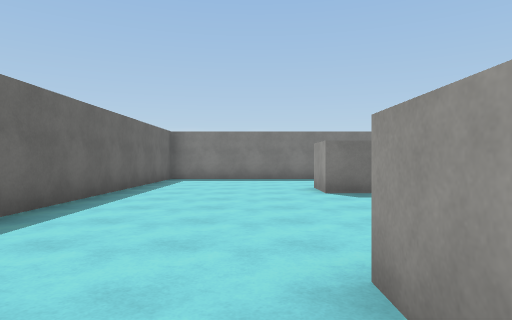
view 1 (above)

20 first-person views from a walk through a Unity game level. The camera is 1.3 m above the floor, looks level and sees 75° across. The floor is counted in squares, 2 m on a side. Each view is taken from the middle of a square. On the plan, view 1 faces up. The plan holds only what a view shows up to about 10 squares ahead; the rest is blank. The player is left out. Surface patterns are stand-ins for the level's own textures.

view 2
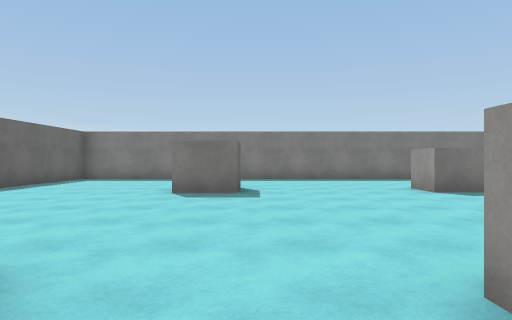

view 3
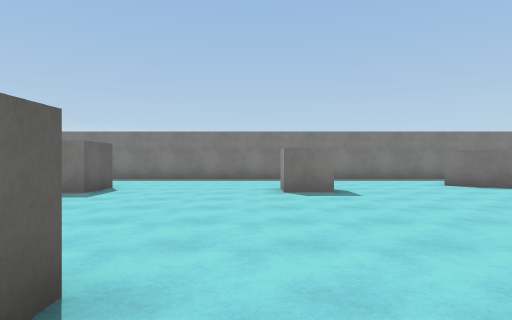

view 4
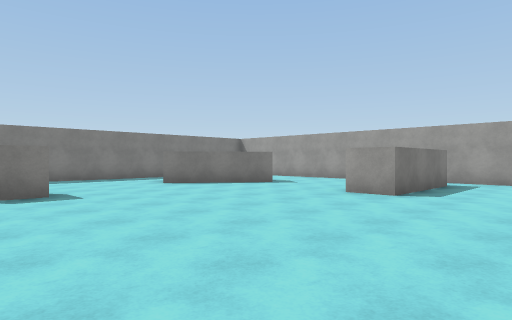

view 5
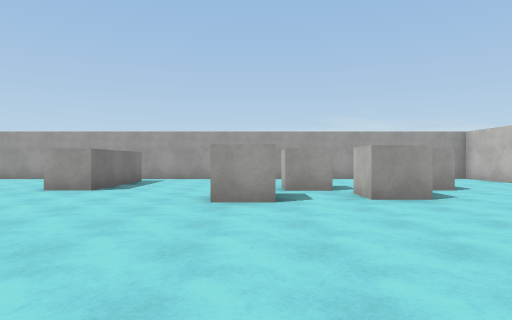

view 6
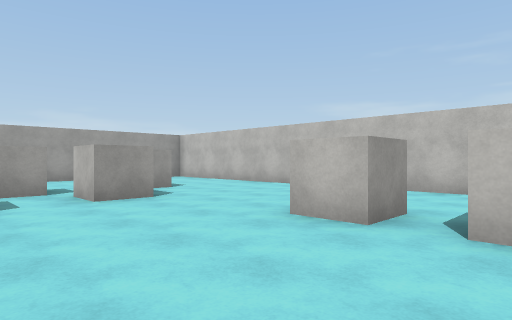

view 7
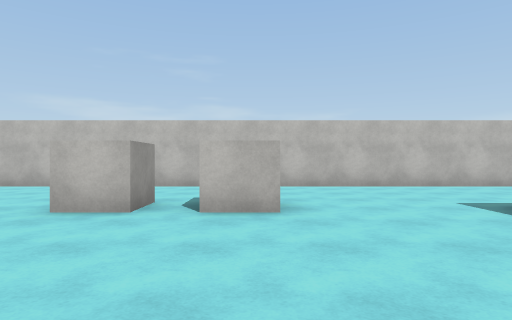

view 8
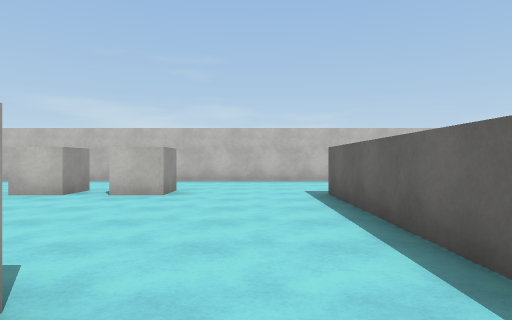

view 9
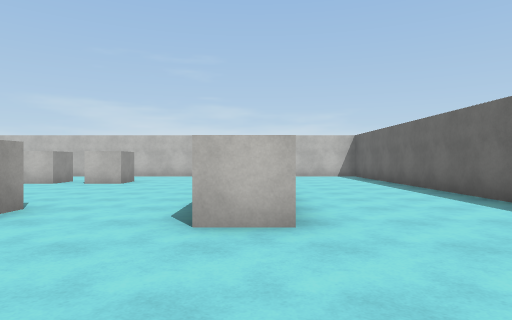

view 10
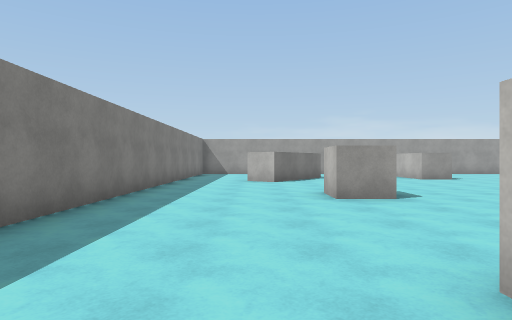

view 11
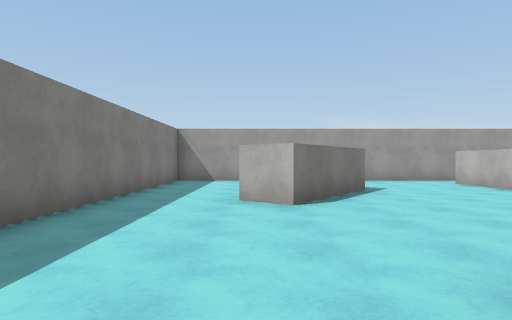

view 12
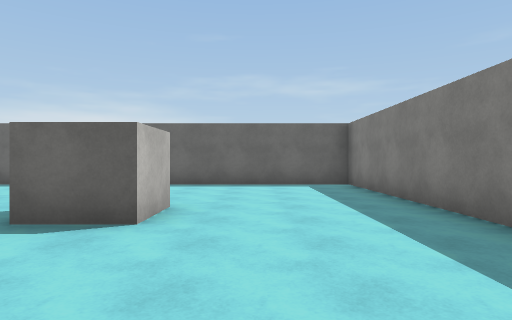

view 13
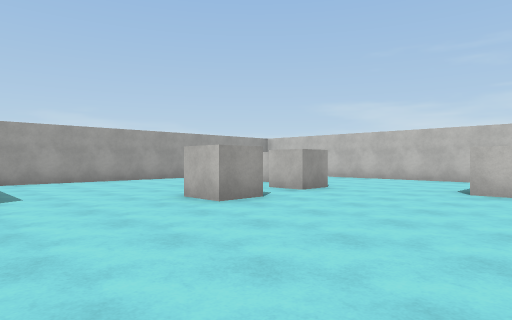

view 14
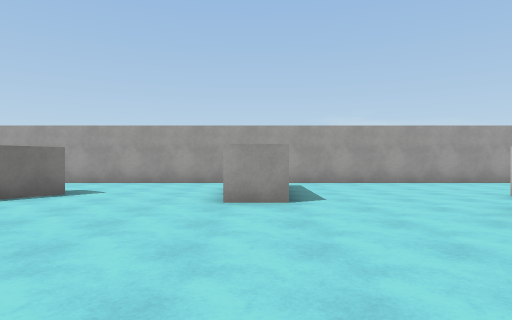

view 15
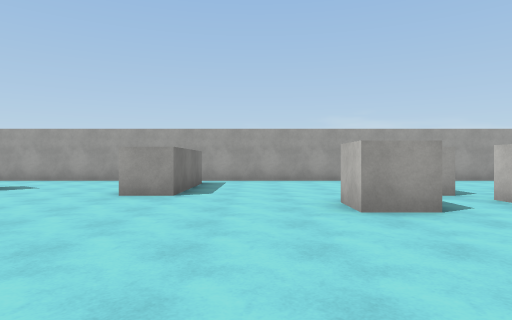

view 16
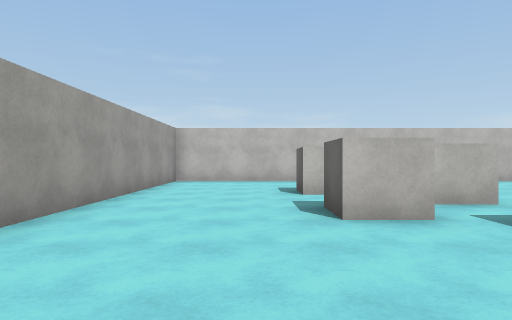

view 17
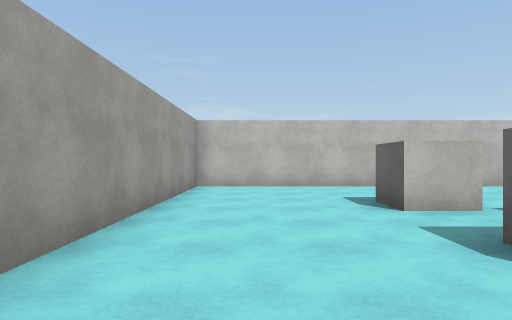

view 18
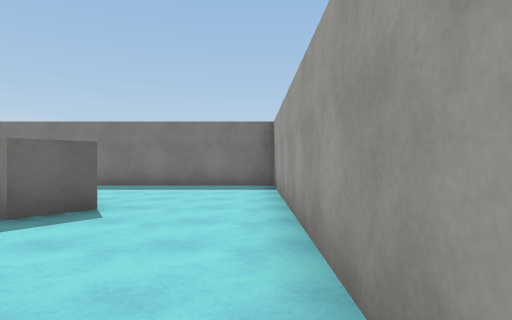

view 19
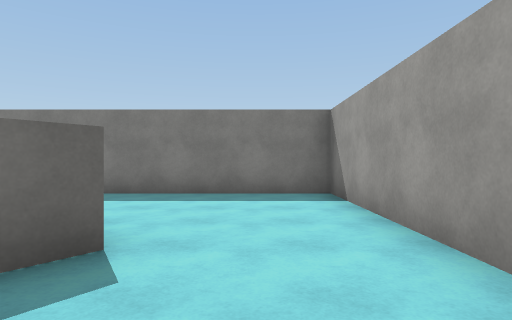

view 20
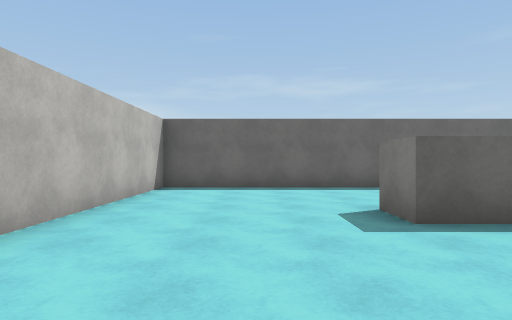

### Floor plan
Points are (right, up) in squares from view 1. A wall is a line through its corners. A room is listed if a view was taken in it or the views show most of it. See-through windows are left out.
Room 1 (views 1, 2, 3, 4, 5, 6, 7, 8, 9, 10, 11, 12, 13, 14, 15, 16, 17, 18, 19, 20)
walls: (1.6, 0.2) (1.6, -4.4) (0.6, -4.4); (0.6, 0.8) (0.6, 1.8) (1.6, 1.8); (13.1, 3.5) (15.2, 3.5); (15.2, 2.5) (12.1, 2.5) (12.1, 3.5); (6.4, -8.2) (16.5, -8.2) (16.5, 11.5) (-2.9, 11.5) (-2.9, 2.1); (14, 7.5) (13.3, 6.6) (10.8, 8.5) (11.4, 9.3); (-2.9, 0) (-2.9, -8.2) (4.4, -8.2)
objects: cube (2, 7); cube (4, 1) to (5, 1); cube (5, -5) to (5, -4); cube (7, -5) to (7, -4); cube (7, 7); cube (10, -1) to (11, -1); cube (11, -4) to (11, -3); cube (12, -5) to (13, -5); cube (12, -2) to (13, -2)

Where each view was taken, in squares from view 1:
view 1: 0 up, 0 right, facing up
view 2: 0 up, 3 right, facing up
view 3: 0 up, 6 right, facing up
view 4: 0 up, 6 right, facing up-right
view 5: 1 down, 5 right, facing right
view 6: 1 down, 5 right, facing down-right
view 7: 0 up, 5 right, facing down
view 8: 2 up, 3 right, facing down
view 9: 5 up, 1 right, facing down
view 10: 9 up, 1 right, facing right
view 11: 9 up, 6 right, facing right
view 12: 9 up, 6 right, facing left
view 13: 3 up, 6 right, facing down-right
view 14: 3 up, 7 right, facing right
view 15: 1 up, 6 right, facing right
view 16: 2 up, 14 right, facing down
view 17: 0 up, 15 right, facing down
view 18: 3 up, 16 right, facing up
view 19: 5 up, 15 right, facing up
view 20: 6 down, 5 right, facing left
